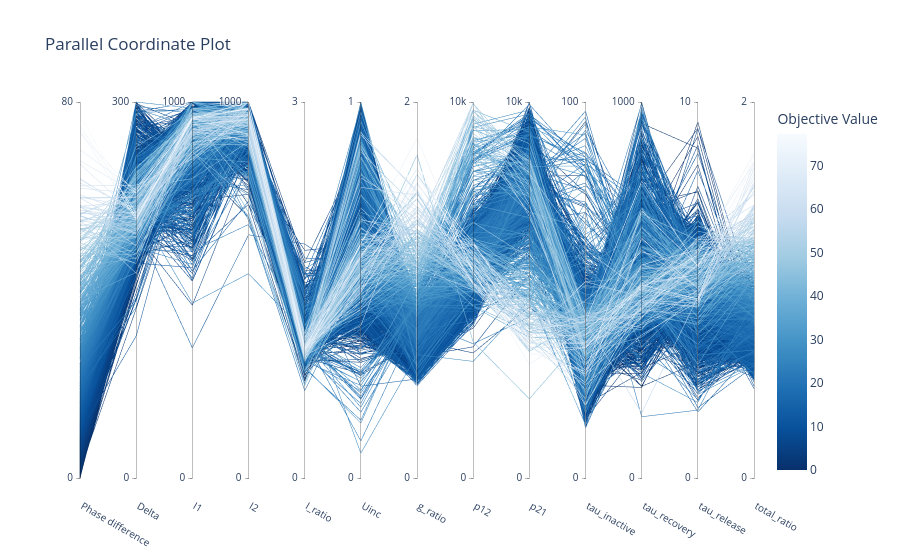

Notebook code cell kept with this figure:
### Code cell
import optuna.visualization as vis

fig = vis.plot_parallel_coordinate(temp_study)
fig.data[0].dimensions[0].label = 'Phase difference'

# Устанавливаем свои границы для каждой оси
param_ranges = {'Phase difference':(0,80),
                'p12':(0,10000),
                'p21':(0,10000),
                'I1':(0,1000),
                'I2':(0,1000),
                'Delta':(0,300),
                'tau_release':(0,10),
                'tau_recovery':(0,1000),
                'tau_inactive':(0,100),
                'Uinc':(0,1),
                'g_ratio':(0,2),
                'I_ratio':(0,3),
                'total_ratio':(0,2)}

   
for i, dim in enumerate(fig.data[0].dimensions):
    param_name = dim.label# if not param_rename else param_rename.get(dim.label, dim.label)
    if param_name in param_ranges:
        min_val, max_val = param_ranges[param_name]
        fig.data[0].dimensions[i].range = [min_val, max_val]

for dim in fig.data[0].dimensions:
    dim.tickvals = []
    dim.ticktext = []

fig.show()

### Figure 1 — Plotly figure (JSON) as saved in the notebook; plotly's stock layout.template omitted (floating-point values rounded to 4 significant figures; data arrays with more than 128 entries replaced by an {"elided": "..."} marker saying what was removed)
{"data": [{"dimensions": [{"label": "Phase difference", "range": [0, 80], "ticktext": [], "tickvals": [], "values": {"elided": "6679 float values"}}, {"label": "Delta", "range": [0, 300], "ticktext": [], "tickvals": [], "values": {"elided": "6679 float values"}}, {"label": "I1", "range": [0, 1000], "ticktext": [], "tickvals": [], "values": {"elided": "6679 float values"}}, {"label": "I2", "range": [0, 1000], "ticktext": [], "tickvals": [], "values": {"elided": "6679 float values"}}, {"label": "I_ratio", "range": [0, 3], "ticktext": [], "tickvals": [], "values": {"elided": "6679 float values"}}, {"label": "Uinc", "range": [0, 1], "ticktext": [], "tickvals": [], "values": {"elided": "6679 float values"}}, {"label": "g_ratio", "range": [0, 2], "ticktext": [], "tickvals": [], "values": {"elided": "6679 float values"}}, {"label": "p12", "range": [0, 10000], "ticktext": [], "tickvals": [], "values": {"elided": "6679 float values"}}, {"label": "p21", "range": [0, 10000], "ticktext": [], "tickvals": [], "values": {"elided": "6679 float values"}}, {"label": "tau_inactive", "range": [0, 100], "ticktext": [], "tickvals": [], "values": {"elided": "6679 float values"}}, {"label": "tau_recovery", "range": [0, 1000], "ticktext": [], "tickvals": [], "values": {"elided": "6679 float values"}}, {"label": "tau_release", "range": [0, 10], "ticktext": [], "tickvals": [], "values": {"elided": "6679 float values"}}, {"label": "total_ratio", "range": [0, 2], "ticktext": [], "tickvals": [], "values": {"elided": "6679 float values"}}], "labelangle": 30, "labelside": "bottom", "line": {"color": {"elided": "6679 float values"}, "colorbar": {"title": {"text": "Objective Value"}}, "colorscale": [[0, "rgb(247,251,255)"], [0.125, "rgb(222,235,247)"], [0.25, "rgb(198,219,239)"], [0.375, "rgb(158,202,225)"], [0.5, "rgb(107,174,214)"], [0.625, "rgb(66,146,198)"], [0.75, "rgb(33,113,181)"], [0.875, "rgb(8,81,156)"], [1, "rgb(8,48,107)"]], "reversescale": true, "showscale": true}, "type": "parcoords"}], "layout": {"title": {"text": "Parallel Coordinate Plot"}}}
